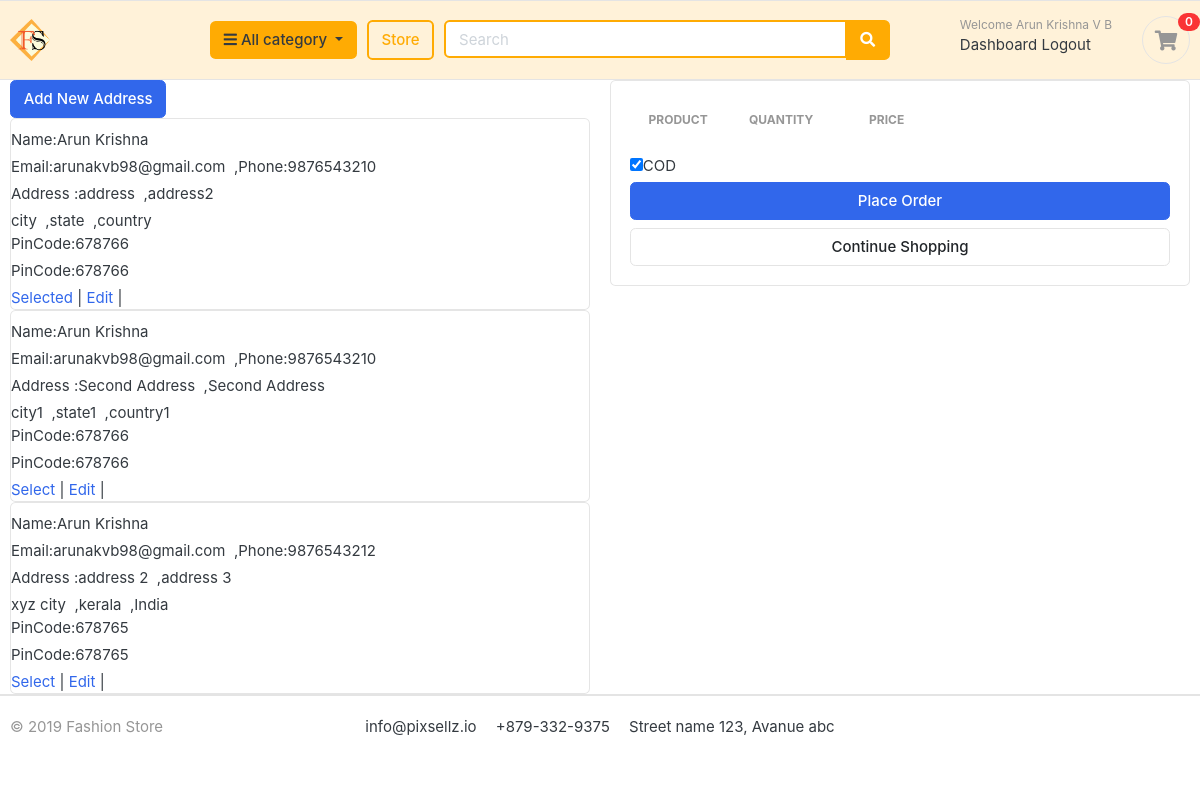
Before: /load_address/ (signed in) with the older database file.
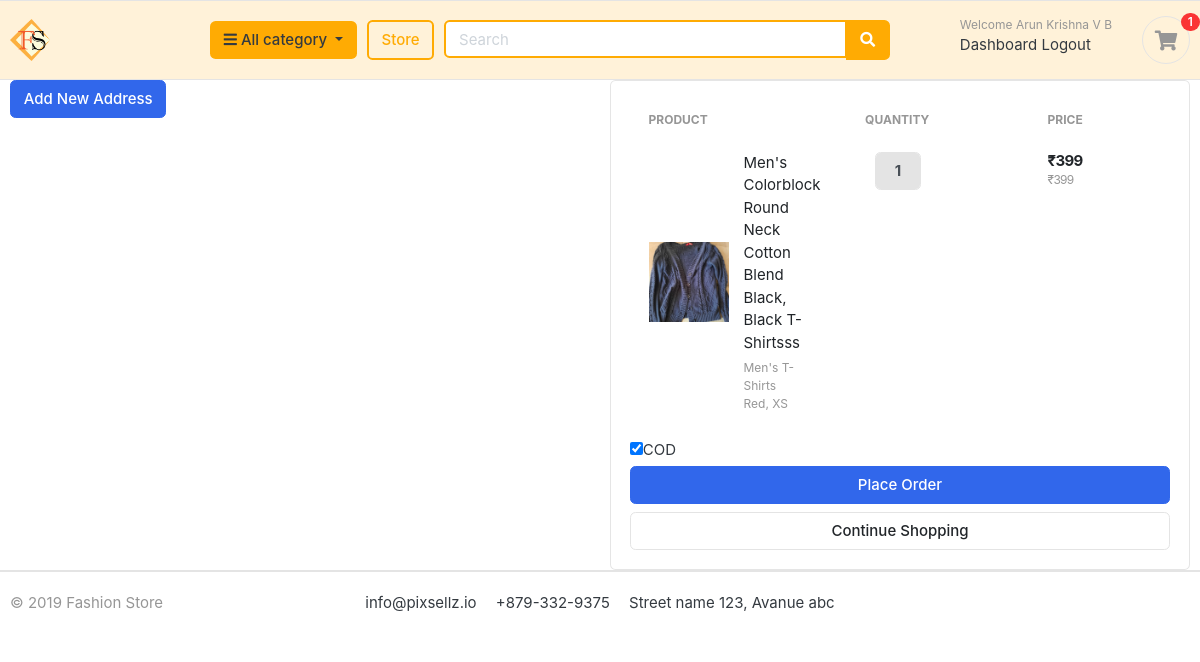
After: the same page with the newer database file.
### store/models.py (models this page shows, shortened)
class ShippingAddress(models.Model):
	user = models.ForeignKey(User, on_delete=models.CASCADE, null=False)
	first_name = models.CharField(max_length=50)
	last_name = models.CharField(max_length=50)
	phone = models.CharField(max_length=15)
	email = models.EmailField(max_length=50)
	address_line_1 = models.CharField(max_length=50)
	address_line_2 = models.CharField(max_length=50)
	country = models.CharField(max_length=50)
	state = models.CharField(max_length=50)
	city = models.CharField(max_length=50)
	pincode = models.CharField(max_length=10)
	is_default = models.BooleanField(default=False)

class CartItems(models.Model):
	user = models.ForeignKey(User, on_delete=models.CASCADE, null=True)
	product = models.ForeignKey(Products, on_delete=models.CASCADE)
	product_variant = models.ForeignKey(SizeVariant, on_delete=models.CASCADE)#models.CharField(max_length=50)
	cart = models.ForeignKey(uCart, on_delete=models.CASCADE, null=True)
	quantity = models.IntegerField()
	is_active = models.BooleanField(default=True)
	def sub_total(self):
		return self.quantity * (self.product_variant.price)

class BaseModel(models.Model):
	uid = models.UUIDField(primary_key=True , editable=False , default=uuid.uuid4)
	created_at = models.DateTimeField(auto_now= True)
	updated_at = models.DateTimeField(auto_now_add= True)
	class Meta:
		abstract = True

class Products(BaseModel):
	product_name = models.CharField(max_length=100)
	slug = models.SlugField(max_length=100,unique=True, null=True, blank=True)
	category = models.ForeignKey(Category, on_delete=models.CASCADE, related_name="products")
	price = models.IntegerField()
	product_description = models.TextField()
	image = models.ImageField(null=True, blank=True)
	is_deleted = models.BooleanField(default=False)
	in_store = models.BooleanField(default=False)

class Category(BaseModel):
	category_name = models.CharField(max_length=100)
	slug = models.SlugField(unique=True, null=True, blank=True)
	is_deleted = models.BooleanField(default=False)

class SizeVariant(BaseModel):
	product_id = models.ForeignKey(Products, on_delete=models.CASCADE)
	Color_id = models.ForeignKey(ColorVariant, on_delete=models.CASCADE)
	size = models.CharField(max_length=50)
	price = models.IntegerField()
	stock = models.IntegerField()

class ColorVariant(BaseModel):
	product_id = models.ForeignKey(Products, on_delete=models.CASCADE)
	color = models.CharField(max_length=50)

### store/views.py (the view)
# urls.py: path('load_address/', views.load_address, name="load_address"),
@login_required(login_url='login')
def load_address(request,total=0,quantity=0,cart_items=None):
    if request.user.is_authenticated:
        try:
            cart_items = CartItems.objects.filter(user=request.user,is_active=True)
            for cart_item in cart_items:
                total += (cart_item.product.price * cart_item.quantity)
                quantity += cart_item.quantity
        except:
            pass
        size_variant = SizeVariant.objects.all()
        color_variant = ColorVariant.objects.all()
        yr = int(datetime.date.today().strftime('%Y'))
        dt = int(datetime.date.today().strftime('%d'))
        mt = int(datetime.date.today().strftime('%m'))
        d = datetime.date(yr, mt, dt)
        cur_date = d.strftime('%Y%m%d')
        address_list = ShippingAddress.objects.filter(user=request.user)
        address_id = request.GET.get('address_id')
        address=None
        if address_id != 0:
            address = ShippingAddress.objects.filter(id=address_id)
        print(address)
        context = {'total':total,
                   'quantity':quantity,
                   'cart_items':cart_items,
                   'size_variant':size_variant,
                   'color_variant':color_variant,
                   'address_list':address_list,
                   'address': address
                   }
        return render(request, 'user/checkout.html', context)
    else:
        return redirect('login')

### store/context_processors.py (called while the page is built)
def category_list_processor(request):
    category_list = Category.objects.all()
    return {'category_list': category_list}

def cart_counter(request):
    cart_count = 0
    try:
        if request.user.is_authenticated:
            cart_items = CartItems.objects.all().filter(user=request.user)
        else:
            cart = uCart.objects.filter(cart_id=_cart_id(request))
            cart_items = CartItems.objects.all().filter(cart=cart[:1])
        for cart_item in cart_items:
            cart_count += cart_item.quantity
    except uCart.DoesNotExist:
        cart_count=0
    return dict(cart_count=cart_count)

def wish_counter(request):
    if request.user.is_authenticated:
        wish_items = WishList.objects.filter(user=request.user)
    else:
        guest = Guest.objects.filter(guest_id=_wishlist_id(request)).first()
        if guest:
            wish_items = WishList.objects.filter(guest=guest)
        else:
            wish_items = []
    wish_count = wish_items.count() if wish_items else 0
    return {'wish_count': wish_count}

### store/templates/user/checkout.html (shortened to what this page needs)
{% extends '../store/main.html' %}
{% load static %}
{% block body %}
<div class="container">
  <form action="{% url 'place_order' %}" method="post">
    <div class="row">
      <aside class="col-lg-6">
        <a href="{%url 'user_address_add'%}" class="btn btn-primary">Add New Address</a>
        {% for address in address_list %}
        <article class="card address-card" style="padding-top:10px">
          <div class="container">
            <div class="row">
              <label>Name:</label>{{ address.first_name }} {{ address.last_name }}
            </div>
            <div class="row">
              <label>Email:</label>{{ address.email }}&nbsp;&nbsp;,
              <label>Phone:</label>{{ address.phone }}
            </div>
            <div class="row">
              <label>Address :</label>{{ address.address_line_1 }}&nbsp;&nbsp;,{{ address.address_line_2 }}
            </div>
            <div class="row">
             {{ address.city }}&nbsp;&nbsp;,{{ address.state }}&nbsp;&nbsp;,{{ address.country }}
            </div>
            <div class="row">
              <label>PinCode:</label>{{ address.pincode }}
            </div>
            <div class="row">
              <label>PinCode:</label>{{ address.pincode }}
            </div>
            <div class="row">
              {%if address.is_default%}
              <a href="#">Selected</a>&nbsp;|&nbsp;
              {%else%}
              <a href="{%url 'select_address' address_id=address.id%}">Select</a>&nbsp;|&nbsp;
              {%endif%}
              <a href="../user_address_edit?address_id={{address.id}}">Edit</a>&nbsp;|&nbsp;
            </div>
          </div>
        </article>
        {% endfor %}
      </aside>
      <aside class="col-lg-6">
        <div class="card">
          <div class="card-body">
            <table class="table table-borderless table-shopping-cart">
              <thead class="text-muted">
                <tr class="small text-uppercase">
                  <th scope="col">Product</th>
                  <th scope="col" width="120">Quantity</th>
                  <th scope="col" width="120">Price</th>
                  <th scope="col" class="text-right" width="200"></th>
                </tr>
              </thead>
              <tbody>
                {% for cart_item in cart_items %}
                <tr>
                  <td>
                    <figure class="itemside align-items-center">
                      <div class="aside"><img src="{{ cart_item.product.image.url }}" class="img-sm"></div>
                      <figcaption class="info">
                        <a href="#" class="title text-dark">{{ cart_item.product.product_name }}</a>
                        <p class="text-muted small">{{ cart_item.product.category.category_name }} <br>
                          {{ cart_item.product_variant.Color_id.color }}, {{ cart_item.product_variant.size }}
                        </p>
                      </figcaption>
                    </figure>
                  </td>
                  <td>
                    <div class="col">
                      <div class="input-group input-spinner">
                        <input type="text" class="form-control" value="{{ cart_item.quantity }}" readonly>
                      </div>
                    </div>
                  </td>
                  <td>
                    <div class="price-wrap">
                      <var class="price">₹{{ cart_item.sub_total }}</var>
                      <small class="text-muted"> ₹{{ cart_item.product.price }} </small>
                    </div>
                  </td>
                  <td class="text-right"></td>
                </tr>
                {% endfor %}
              </tbody>
            </table>
            <input type="checkbox" name="cod" value="True" checked><label>COD</label>
            <button type="submit" class="btn btn-primary btn-block">Place Order</button>
            <a href="{% url 'view_store' %}" class="btn btn-light btn-block">Continue Shopping</a>
          </div>
        </div>
      </aside>
    </div>
  </form>
</div>
{% endblock %}

### store/templates/store/main.html (shortened to what this page needs)
<!DOCTYPE HTML>
{% load static %}
<html lang="en">
<head>
<link href="{%static 'css/bootstrap.css'%}" rel="stylesheet" type="text/css"/>
<link href="{%static 'fonts/fontawesome/css/all.min.css'%}" type="text/css" rel="stylesheet">
<link href="{%static 'css/ui.css'%}" rel="stylesheet" type="text/css"/>
<link href="{%static 'css/responsive.css'%}" rel="stylesheet" media="only screen and (max-width: 1200px)" />
</head>
<body>
<header class="section-header">
<section class="header-main border-bottom" style="background-color:#fff2d9;">
	<div class="container">
<div class="row align-items-center">
	<div class="col-lg-2 col-md-3 col-6">
		<a href="/index" class="brand-wrap">
			<img class="logo" src="{%static 'images_1/logo3.png'%}">
		</a>
	</div>
	<div class="col-lg col-sm col-md col-6 flex-grow-0">
		<div class="category-wrap dropdown d-inline-block float-right">
			<button type="button" class="btn  dropdown-toggle" data-toggle="dropdown" style="background-color:#ffab03;">
				<i class="fa fa-bars"></i> All category
			</button>
		</div>
	</div>
	<a href="/view_store" class="btn btn-outline-primary store-btn">Store</a>
	<div class="col-lg  col-md-6 col-sm-12 col">
		<form action="{%url 'search_product'%}" class="search" method="post">
			<div class="input-group w-100">
			    <input type="text" name="query" class="form-control search-text-box" style="width:60%;" placeholder="Search">
			    <div class="input-group-append">
			      <button class="btn btn-primary btn-search" type="submit">
			        <i class="fa fa-search"></i>
			      </button>
			    </div>
		    </div>
		</form>
	</div>
	<div class="col-lg-3 col-sm-6 col-8 order-2 order-lg-3">
				<div class="d-flex justify-content-end mb-3 mb-lg-0">
					<div class="widget-header">
						<small class="title text-muted">Welcome {%if user.is_authenticated%}{{user.first_name}} {{user.last_name}}{%else%}guest!{%endif%}</small>
						<div>
							{%if user.is_authenticated%}
							<a href="{%url 'user_dashboard'%}">Dashboard</a>
							<a href="/customer_logout"> Logout</a>
							{%else%}
							<a href="{%url 'login'%}">Sign in</a> <span class="dark-transp"> | </span>
							<a href="/register"> Register</a>
							{%endif%}
						</div>
					</div>
					<a href="/cart" class="widget-header pl-3 ml-3">
						<div class="icon icon-sm rounded-circle border"><i class="fa fa-shopping-cart"></i></div>
						<span class="badge badge-pill badge-danger notify">{{cart_count}}</span>
					</a>
				</div>
			</div>
</div>
	</div>
</section>
</header>
{%block body%}{%endblock%}
<footer class="section-footer border-top">
	<div class="container">
		<section class="footer-bottom border-top row">
			<div class="col-md-2">
				<p class="text-muted"> &copy 2019 Fashion Store </p>
			</div>
			<div class="col-md-8 text-md-center">
				<span  class="px-2">info@pixsellz.io</span>
				<span  class="px-2">+879-332-9375</span>
				<span  class="px-2">Street name 123, Avanue abc</span>
			</div>
			<div class="col-md-2 text-md-right text-muted">
			</div>
		</section>
	</div>
</footer>
</body>
</html>

Changed rows visible on the page:
removed ShippingAddress: first_name "Arun", last_name "Krishna", email "arunakvb98@gmail.com", phone "9876543210", address_line_1 "address", address_line_2 "address2", city "city", state "state", country "country", pincode "678766", is_default "Selected"
removed ShippingAddress: first_name "Arun", last_name "Krishna", email "arunakvb98@gmail.com", phone "9876543210", address_line_1 "Second Address", address_line_2 "Second Address", city "city1", state "state1", country "country1", pincode "678766", is_default "Select"
removed ShippingAddress: first_name "Arun", last_name "Krishna", email "arunakvb98@gmail.com", phone "9876543212", address_line_1 "address 2", address_line_2 "address 3", city "xyz city", state "kerala", country "India", pincode "678765", is_default "Select"
added CartItems: product.image (picture), product.product_name "Men's Colorblock Round Neck Cotton Blend Black, Black T-Shirtsss", product.category.category_name "Men's T-Shirts", product_variant.Color_id.color "Red", product_variant.size "XS", quantity "1", sub_total "399", product.price "399"
Other visible differences:
{{ cart_count }}: "0" → "1"
